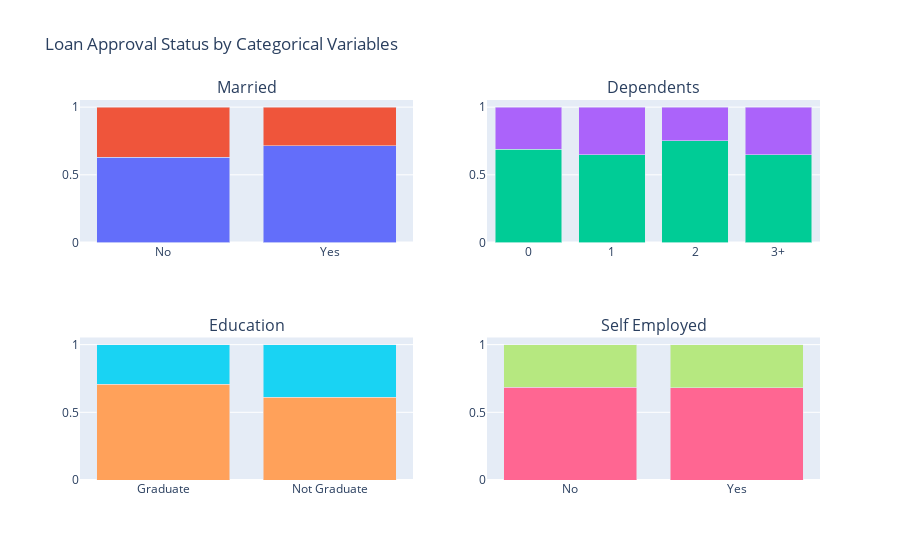

Notebook code cell kept with this figure:
### Markdown cell above
#### Loan Approval Status by Categorical Variables

### Code cell
# Crosstabs
married_crosstab = pd.crosstab(train['Married'], train['Loan_Status'])
dependents_crosstab = pd.crosstab(train['Dependents'], train['Loan_Status'])
education_crosstab = pd.crosstab(train['Education'], train['Loan_Status'])
self_employed_crosstab = pd.crosstab(train['Self_Employed'], train['Loan_Status'])

# Normalize Crosstabs
married_normalized = married_crosstab.div(married_crosstab.sum(1).astype(float), axis=0)
dependents_normalized = dependents_crosstab.div(dependents_crosstab.sum(1).astype(float), axis=0)
education_normalized = education_crosstab.div(education_crosstab.sum(1).astype(float), axis=0)
self_employed_normalized = self_employed_crosstab.div(self_employed_crosstab.sum(1).astype(float), axis=0)

# Create subplots
fig = sp.make_subplots(rows=2, cols=2, subplot_titles=['Married', 'Dependents', 'Education', 'Self Employed'],
                       specs=[[{'type': 'bar'}, {'type': 'bar'}],
                              [{'type': 'bar'}, {'type': 'bar'}]])

# Married subplot
fig.add_trace(go.Bar(x=married_normalized.index, y=married_normalized['Y'], name='Approved'),
              row=1, col=1)
fig.add_trace(go.Bar(x=married_normalized.index, y=married_normalized['N'], name='Not Approved'),
              row=1, col=1)
# Dependents subplot
fig.add_trace(go.Bar(x=dependents_normalized.index, y=dependents_normalized['Y'], name='Approved'),
              row=1, col=2)
fig.add_trace(go.Bar(x=dependents_normalized.index, y=dependents_normalized['N'], name='Not Approved'),
              row=1, col=2)

# Education subplot
fig.add_trace(go.Bar(x=education_normalized.index, y=education_normalized['Y'], name='Approved'),
              row=2, col=1)
fig.add_trace(go.Bar(x=education_normalized.index, y=education_normalized['N'], name='Not Approved'),
              row=2, col=1)
# Self Employed subplot
fig.add_trace(go.Bar(x=self_employed_normalized.index, y=self_employed_normalized['Y'], name='Approved'),
              row=2, col=2)
fig.add_trace(go.Bar(x=self_employed_normalized.index, y=self_employed_normalized['N'], name='Not Approved'),
              row=2, col=2)

# Update layout
fig.update_layout(title_text='Loan Approval Status by Categorical Variables',barmode='stack',showlegend=False)

fig.show()

### Figure 1 — Plotly figure (JSON) as saved in the notebook; plotly's stock layout.template omitted (floating-point values rounded to 4 significant figures)
{"data": [{"name": "Approved", "type": "bar", "x": ["No", "Yes"], "xaxis": "x", "y": [0.6291, 0.7161], "yaxis": "y"}, {"name": "Not Approved", "type": "bar", "x": ["No", "Yes"], "xaxis": "x", "y": [0.3709, 0.2839], "yaxis": "y"}, {"name": "Approved", "type": "bar", "x": ["0", "1", "2", "3+"], "xaxis": "x2", "y": [0.6899, 0.6471, 0.7525, 0.6471], "yaxis": "y2"}, {"name": "Not Approved", "type": "bar", "x": ["0", "1", "2", "3+"], "xaxis": "x2", "y": [0.3101, 0.3529, 0.2475, 0.3529], "yaxis": "y2"}, {"name": "Approved", "type": "bar", "x": ["Graduate", "Not Graduate"], "xaxis": "x3", "y": [0.7083, 0.6119], "yaxis": "y3"}, {"name": "Not Approved", "type": "bar", "x": ["Graduate", "Not Graduate"], "xaxis": "x3", "y": [0.2917, 0.3881], "yaxis": "y3"}, {"name": "Approved", "type": "bar", "x": ["No", "Yes"], "xaxis": "x4", "y": [0.686, 0.6829], "yaxis": "y4"}, {"name": "Not Approved", "type": "bar", "x": ["No", "Yes"], "xaxis": "x4", "y": [0.314, 0.3171], "yaxis": "y4"}], "layout": {"annotations": [{"font": {"size": 16}, "showarrow": false, "text": "Married", "x": 0.225, "xanchor": "center", "xref": "paper", "y": 1, "yanchor": "bottom", "yref": "paper"}, {"font": {"size": 16}, "showarrow": false, "text": "Dependents", "x": 0.775, "xanchor": "center", "xref": "paper", "y": 1, "yanchor": "bottom", "yref": "paper"}, {"font": {"size": 16}, "showarrow": false, "text": "Education", "x": 0.225, "xanchor": "center", "xref": "paper", "y": 0.375, "yanchor": "bottom", "yref": "paper"}, {"font": {"size": 16}, "showarrow": false, "text": "Self Employed", "x": 0.775, "xanchor": "center", "xref": "paper", "y": 0.375, "yanchor": "bottom", "yref": "paper"}], "barmode": "stack", "showlegend": false, "title": {"text": "Loan Approval Status by Categorical Variables"}, "xaxis": {"anchor": "y", "domain": [0, 0.45]}, "xaxis2": {"anchor": "y2", "domain": [0.55, 1]}, "xaxis3": {"anchor": "y3", "domain": [0, 0.45]}, "xaxis4": {"anchor": "y4", "domain": [0.55, 1]}, "yaxis": {"anchor": "x", "domain": [0.625, 1]}, "yaxis2": {"anchor": "x2", "domain": [0.625, 1]}, "yaxis3": {"anchor": "x3", "domain": [0, 0.375]}, "yaxis4": {"anchor": "x4", "domain": [0, 0.375]}}}
